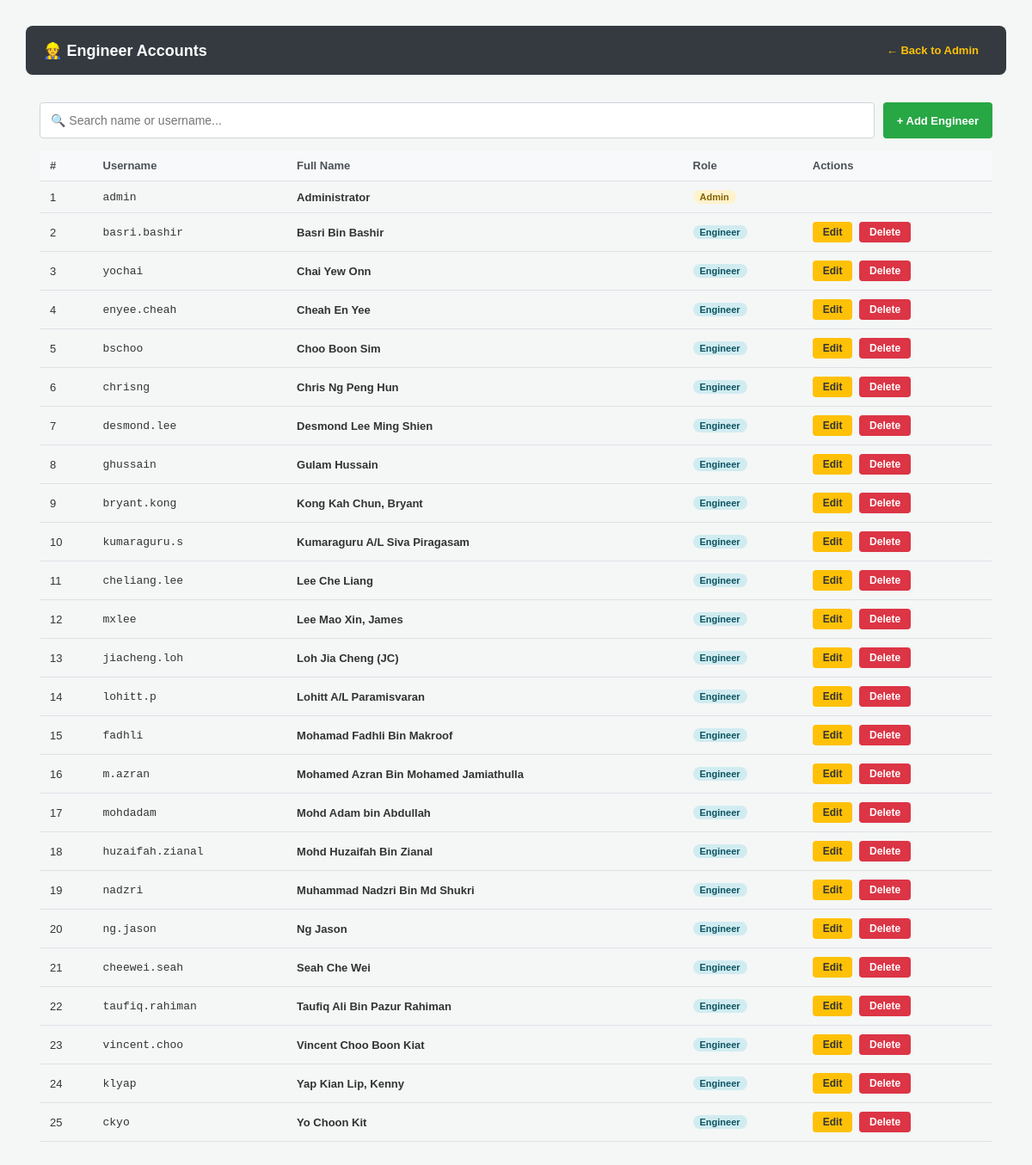
/admin_engineers.php (signed in), run on the app's committed database.
### tables this page shows
CREATE TABLE engineers (
    id INT AUTO_INCREMENT PRIMARY KEY,
    username_id VARCHAR(100) NOT NULL UNIQUE,
    engineer_name VARCHAR(100) NOT NULL,
    password VARCHAR(255) NOT NULL,
    is_admin TINYINT(1) DEFAULT 0,
    is_verified TINYINT(1) NOT NULL DEFAULT 0,
    created_at TIMESTAMP DEFAULT CURRENT_TIMESTAMP
);

### admin_engineers.php (the view, shortened to what this page needs)
<?php
require_once 'config.php';
$eng_result = $conn->query("SELECT * FROM engineers ORDER BY is_admin DESC, engineer_name ASC");
?>
<!DOCTYPE html>
<html lang="en">
<head>
</head>
<body>
<div class="header">
    <h2>👷 Engineer Accounts</h2>
    <a href="admin.php">← Back to Admin</a>
</div>
<div class="page">
    <div class="toolbar">
        <input type="text" class="search-input" id="eng-search" placeholder="🔍 Search name or username...">
        <a href="admin_engineers.php?add=1" class="btn-add">+ Add Engineer</a>
    </div>
    <div class="tbl-wrap">
    <table id="eng-table">
        <thead>
            <tr>
                <th>#</th>
                <th>Username</th>
                <th>Full Name</th>
                <th>Role</th>
                <th>Actions</th>
            </tr>
        </thead>
        <tbody>
        <?php
        $i = 1;
        $eng_rows = [];
        while ($e = $eng_result->fetch_assoc()) { $eng_rows[] = $e; }
        foreach ($eng_rows as $e):
        ?>
            <tr data-name="<?= strtolower(htmlspecialchars($e['engineer_name'])) ?>" data-user="<?= strtolower(htmlspecialchars($e['username_id'])) ?>">
                <td><?= $i++ ?></td>
                <td><code><?= htmlspecialchars($e['username_id']) ?></code></td>
                <td><strong><?= htmlspecialchars($e['engineer_name']) ?></strong></td>
                <td><span class="role-badge <?= $e['is_admin']>=1?'role-admin':'role-user' ?>"><?= $e['is_admin']>=1?($e['is_admin']==1?'Admin':'Admin'):'Engineer' ?></span></td>
                <td>
                    <?php if ($e['is_admin'] == 1): ?>
                        <span style="font-size:12px;color:#9ca3af;font-style:italic;"></span>
                    <?php else: ?>
                        <a href="admin_engineers.php?edit_eng=<?= $e['id'] ?>" class="btn-edit">Edit</a>
                        <?php if ($e['id'] != $_SESSION['engineer_id']): ?>
                        <a href="admin_engineers.php?delete_eng=<?= $e['id'] ?>" class="btn-del"
                           onclick="return confirm('Delete <?= htmlspecialchars(addslashes($e['engineer_name'])) ?>?')">Delete</a>
                        <?php endif; ?>
                    <?php endif; ?>
                </td>
            </tr>
        <?php endforeach; ?>
        </tbody>
    </table>
    </div>
</div>
</body>
</html>

### admin_engineers.php (style rules this page uses)
* { box-sizing: border-box; }
body { font-family: Arial, sans-serif; margin: 30px; background: #f4f7f6; color: #333; padding-bottom: 20px; }
.header { position: sticky !important; top: 0 !important; z-index: 500 !important; background: #343a40 !important; padding: 15px 20px !important; display: flex !important; border-radius: 8px !important; align-items: center !important; justify-content: space-between !important; gap: 10px !important; flex-wrap: wrap !important; margin-bottom: 16px !important; box-shadow: 0 1px 3px rgba(0,0,0,0.05) !important; }
.header h2 { color: white !important; margin: 0 !important; font-size: 18px !important; display: flex !important; align-items: center !important; gap: 8px !important; }
.header a { color: #ffc107 !important; text-decoration: none !important; font-size: 13px !important; padding: 6px 12px !important; border-radius: 4px !important; font-weight: bold !important; transition: background 0.2s, color 0.2s !important; }
.page { padding: 16px; }
.toolbar { display: flex; gap: 10px; margin-bottom: 14px; }
.search-input { flex: 1; height: 42px; padding: 0 12px; border: 1px solid #ced4da; border-radius: 4px; font-size: 14px; }
.btn-add { background: #28a745; color: white; text-decoration: none; height: 42px; padding: 0 16px; border-radius: 4px; font-size: 13px; font-weight: bold; display: inline-flex; align-items: center; white-space: nowrap; border: none; cursor: pointer; flex-shrink: 0; }
.tbl-wrap { overflow-x: auto; }
table { width: 100%; border-collapse: collapse; }
th, td { padding: 10px 12px; border-bottom: 1px solid #dee2e6; text-align: left; font-size: 13px; white-space: nowrap; }
th { background: #f8f9fa; font-weight: bold; color: #495057; }
.role-badge { display: inline-block; padding: 2px 8px; border-radius: 10px; font-size: 11px; font-weight: 700; }
.role-admin { background: #fff3cd; color: #856404; }
.role-user { background: #d1ecf1; color: #0c5460; }
.btn-edit { background: #ffc107; color: #333; padding: 5px 12px; text-decoration: none; border-radius: 4px; font-size: 12px; font-weight: bold; margin-right: 4px; display: inline-block; }
.btn-del { background: #dc3545; color: white; padding: 5px 12px; text-decoration: none; border-radius: 4px; font-size: 12px; font-weight: bold; display: inline-block; }

### data on the page
engineers: username "admin", engineer_name "Administrator", is_admin "Admin"
engineers: username "basri.bashir", engineer_name "Basri Bin Bashir", is_admin "Engineer"
engineers: username "yochai", engineer_name "Chai Yew Onn", is_admin "Engineer"
engineers: username "enyee.cheah", engineer_name "Cheah En Yee", is_admin "Engineer"
engineers: username "bschoo", engineer_name "Choo Boon Sim", is_admin "Engineer"
engineers: username "chrisng", engineer_name "Chris Ng Peng Hun", is_admin "Engineer"
engineers: username "desmond.lee", engineer_name "Desmond Lee Ming Shien", is_admin "Engineer"
engineers: username "ghussain", engineer_name "Gulam Hussain", is_admin "Engineer"
engineers: username "bryant.kong", engineer_name "Kong Kah Chun, Bryant", is_admin "Engineer"
engineers: username "kumaraguru.s", engineer_name "Kumaraguru A/L Siva Piragasam", is_admin "Engineer"
engineers: username "cheliang.lee", engineer_name "Lee Che Liang", is_admin "Engineer"
engineers: username "mxlee", engineer_name "Lee Mao Xin, James", is_admin "Engineer"
engineers: username "jiacheng.loh", engineer_name "Loh Jia Cheng (JC)", is_admin "Engineer"
engineers: username "lohitt.p", engineer_name "Lohitt A/L Paramisvaran", is_admin "Engineer"
engineers: username "fadhli", engineer_name "Mohamad Fadhli Bin Makroof", is_admin "Engineer"
engineers: username "m.azran", engineer_name "Mohamed Azran Bin Mohamed Jamiathulla", is_admin "Engineer"
engineers: username "mohdadam", engineer_name "Mohd Adam bin Abdullah", is_admin "Engineer"
engineers: username "huzaifah.zianal", engineer_name "Mohd Huzaifah Bin Zianal", is_admin "Engineer"
engineers: username "nadzri", engineer_name "Muhammad Nadzri Bin Md Shukri", is_admin "Engineer"
engineers: username "ng.jason", engineer_name "Ng Jason", is_admin "Engineer"
engineers: username "cheewei.seah", engineer_name "Seah Che Wei", is_admin "Engineer"
engineers: username "taufiq.rahiman", engineer_name "Taufiq Ali Bin Pazur Rahiman", is_admin "Engineer"
engineers: username "vincent.choo", engineer_name "Vincent Choo Boon Kiat", is_admin "Engineer"
engineers: username "klyap", engineer_name "Yap Kian Lip, Kenny", is_admin "Engineer"
engineers: username "ckyo", engineer_name "Yo Choon Kit", is_admin "Engineer"
